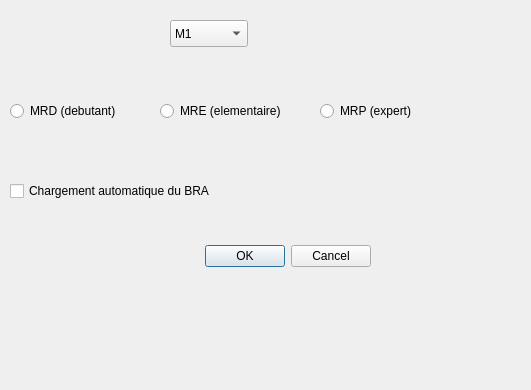
<?xml version="1.0" encoding="UTF-8"?>
<ui version="4.0">
 <class>OperaDialogBase</class>
 <widget class="QDialog" name="OperaDialogBase">
  <property name="geometry">
   <rect>
    <x>0</x>
    <y>0</y>
    <width>531</width>
    <height>390</height>
   </rect>
  </property>
  <property name="windowTitle">
   <string>Opera</string>
  </property>
  <widget class="QDialogButtonBox" name="button_box">
   <property name="geometry">
    <rect>
     <x>30</x>
     <y>240</y>
     <width>341</width>
     <height>32</height>
    </rect>
   </property>
   <property name="orientation">
    <enum>Qt::Horizontal</enum>
   </property>
   <property name="standardButtons">
    <set>QDialogButtonBox::Cancel|QDialogButtonBox::Ok</set>
   </property>
  </widget>
  <widget class="QRadioButton" name="radio_MRE">
   <property name="geometry">
    <rect>
     <x>160</x>
     <y>100</y>
     <width>151</width>
     <height>22</height>
    </rect>
   </property>
   <property name="text">
    <string>MRE (elementaire)</string>
   </property>
   <attribute name="buttonGroup">
    <string notr="true">radio_niveau</string>
   </attribute>
  </widget>
  <widget class="QRadioButton" name="radio_MRD">
   <property name="geometry">
    <rect>
     <x>10</x>
     <y>100</y>
     <width>151</width>
     <height>22</height>
    </rect>
   </property>
   <property name="text">
    <string>MRD (debutant)</string>
   </property>
   <attribute name="buttonGroup">
    <string notr="true">radio_niveau</string>
   </attribute>
  </widget>
  <widget class="QRadioButton" name="radio_MRP">
   <property name="geometry">
    <rect>
     <x>320</x>
     <y>100</y>
     <width>116</width>
     <height>22</height>
    </rect>
   </property>
   <property name="text">
    <string>MRP (expert)</string>
   </property>
   <attribute name="buttonGroup">
    <string notr="true">radio_niveau</string>
   </attribute>
  </widget>
  <widget class="QCheckBox" name="checkBox">
   <property name="geometry">
    <rect>
     <x>10</x>
     <y>180</y>
     <width>271</width>
     <height>22</height>
    </rect>
   </property>
   <property name="text">
    <string>Chargement automatique du BRA</string>
   </property>
  </widget>
  <widget class="QComboBox" name="comboBox">
   <property name="geometry">
    <rect>
     <x>170</x>
     <y>20</y>
     <width>78</width>
     <height>27</height>
    </rect>
   </property>
   <item>
    <property name="text">
     <string>M1</string>
    </property>
   </item>
   <item>
    <property name="text">
     <string>M2</string>
    </property>
   </item>
  </widget>
 </widget>
 <resources/>
 <connections>
  <connection>
   <sender>button_box</sender>
   <signal>accepted()</signal>
   <receiver>OperaDialogBase</receiver>
   <slot>accept()</slot>
   <hints>
    <hint type="sourcelabel">
     <x>20</x>
     <y>20</y>
    </hint>
    <hint type="destinationlabel">
     <x>20</x>
     <y>20</y>
    </hint>
   </hints>
  </connection>
  <connection>
   <sender>button_box</sender>
   <signal>rejected()</signal>
   <receiver>OperaDialogBase</receiver>
   <slot>reject()</slot>
   <hints>
    <hint type="sourcelabel">
     <x>20</x>
     <y>20</y>
    </hint>
    <hint type="destinationlabel">
     <x>20</x>
     <y>20</y>
    </hint>
   </hints>
  </connection>
 </connections>
 <buttongroups>
  <buttongroup name="radio_niveau"/>
 </buttongroups>
</ui>
